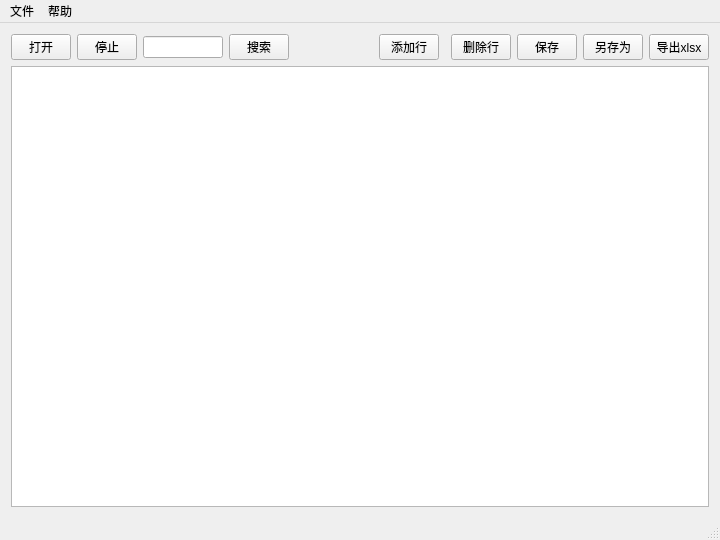
<?xml version="1.0" encoding="UTF-8"?>
<ui version="4.0">
 <class>MainWindow</class>
 <widget class="QMainWindow" name="MainWindow">
  <property name="geometry">
   <rect>
    <x>0</x>
    <y>0</y>
    <width>720</width>
    <height>540</height>
   </rect>
  </property>
  <property name="windowTitle">
   <string>DntEditor</string>
  </property>
  <widget class="QWidget" name="centralWidget">
   <layout class="QGridLayout" name="gridLayout">
    <item row="0" column="0">
     <widget class="QPushButton" name="pushButton">
      <property name="maximumSize">
       <size>
        <width>60</width>
        <height>16777215</height>
       </size>
      </property>
      <property name="text">
       <string>打开</string>
      </property>
     </widget>
    </item>
    <item row="0" column="1">
     <widget class="QPushButton" name="pushButton_5">
      <property name="maximumSize">
       <size>
        <width>60</width>
        <height>16777215</height>
       </size>
      </property>
      <property name="text">
       <string>停止</string>
      </property>
     </widget>
    </item>
    <item row="0" column="2">
     <widget class="QLineEdit" name="lineEdit">
      <property name="minimumSize">
       <size>
        <width>80</width>
        <height>0</height>
       </size>
      </property>
     </widget>
    </item>
    <item row="0" column="3">
     <widget class="QPushButton" name="pushButton_2">
      <property name="maximumSize">
       <size>
        <width>60</width>
        <height>16777215</height>
       </size>
      </property>
      <property name="text">
       <string>搜索</string>
      </property>
     </widget>
    </item>
    <item row="0" column="4">
     <spacer name="horizontalSpacer">
      <property name="orientation">
       <enum>Qt::Horizontal</enum>
      </property>
      <property name="sizeHint" stdset="0">
       <size>
        <width>134</width>
        <height>20</height>
       </size>
      </property>
     </spacer>
    </item>
    <item row="0" column="8">
     <widget class="QPushButton" name="pushButton_3">
      <property name="maximumSize">
       <size>
        <width>60</width>
        <height>16777215</height>
       </size>
      </property>
      <property name="text">
       <string>保存</string>
      </property>
     </widget>
    </item>
    <item row="0" column="9">
     <widget class="QPushButton" name="pushButton_4">
      <property name="maximumSize">
       <size>
        <width>60</width>
        <height>16777215</height>
       </size>
      </property>
      <property name="text">
       <string>另存为</string>
      </property>
     </widget>
    </item>
    <item row="2" column="0" colspan="11">
     <widget class="QTableWidget" name="tableWidget">
      <property name="whatsThis">
       <string>&lt;!DOCTYPE HTML PUBLIC &quot;-//W3C//DTD HTML 4.0//EN&quot; &quot;http://www.w3.org/TR/REC-html40/strict.dtd&quot;&gt;
&lt;html&gt;&lt;head&gt;&lt;meta name=&quot;qrichtext&quot; content=&quot;1&quot; /&gt;&lt;style type=&quot;text/css&quot;&gt;
p, li { white-space: pre-wrap; }
&lt;/style&gt;&lt;/head&gt;&lt;body style=&quot; font-family:'微软雅黑'; font-size:9pt; font-weight:400; font-style:normal;&quot;&gt;
&lt;p style=&quot; margin-top:0px; margin-bottom:0px; margin-left:0px; margin-right:0px; -qt-block-indent:0; text-indent:0px;&quot;&gt;阿斯达&lt;/p&gt;&lt;/body&gt;&lt;/html&gt;</string>
      </property>
      <attribute name="horizontalHeaderDefaultSectionSize">
       <number>100</number>
      </attribute>
      <attribute name="horizontalHeaderMinimumSectionSize">
       <number>50</number>
      </attribute>
      <attribute name="horizontalHeaderStretchLastSection">
       <bool>false</bool>
      </attribute>
      <attribute name="verticalHeaderDefaultSectionSize">
       <number>20</number>
      </attribute>
      <attribute name="verticalHeaderMinimumSectionSize">
       <number>20</number>
      </attribute>
     </widget>
    </item>
    <item row="0" column="10">
     <widget class="QPushButton" name="pushButton_6">
      <property name="maximumSize">
       <size>
        <width>60</width>
        <height>16777215</height>
       </size>
      </property>
      <property name="text">
       <string>导出xlsx</string>
      </property>
     </widget>
    </item>
    <item row="0" column="5">
     <widget class="QPushButton" name="pushButton_7">
      <property name="maximumSize">
       <size>
        <width>60</width>
        <height>16777215</height>
       </size>
      </property>
      <property name="text">
       <string>添加行</string>
      </property>
     </widget>
    </item>
    <item row="0" column="7">
     <widget class="QPushButton" name="pushButton_8">
      <property name="maximumSize">
       <size>
        <width>60</width>
        <height>16777215</height>
       </size>
      </property>
      <property name="text">
       <string>删除行</string>
      </property>
     </widget>
    </item>
   </layout>
  </widget>
  <widget class="QMenuBar" name="menuBar">
   <property name="geometry">
    <rect>
     <x>0</x>
     <y>0</y>
     <width>720</width>
     <height>23</height>
    </rect>
   </property>
   <widget class="QMenu" name="menu">
    <property name="title">
     <string>文件</string>
    </property>
    <addaction name="action"/>
    <addaction name="action_2"/>
    <addaction name="action_3"/>
    <addaction name="separator"/>
    <addaction name="action_5"/>
   </widget>
   <widget class="QMenu" name="menu_2">
    <property name="title">
     <string>帮助</string>
    </property>
    <addaction name="action_6"/>
   </widget>
   <addaction name="menu"/>
   <addaction name="menu_2"/>
  </widget>
  <widget class="QStatusBar" name="statusBar">
   <property name="layoutDirection">
    <enum>Qt::LeftToRight</enum>
   </property>
  </widget>
  <action name="action">
   <property name="text">
    <string>打开</string>
   </property>
  </action>
  <action name="action_2">
   <property name="text">
    <string>保存</string>
   </property>
  </action>
  <action name="action_3">
   <property name="text">
    <string>另存为</string>
   </property>
  </action>
  <action name="action_5">
   <property name="text">
    <string>退出</string>
   </property>
  </action>
  <action name="action_6">
   <property name="text">
    <string>关于</string>
   </property>
  </action>
 </widget>
 <layoutdefault spacing="6" margin="11"/>
 <resources/>
 <connections/>
</ui>
